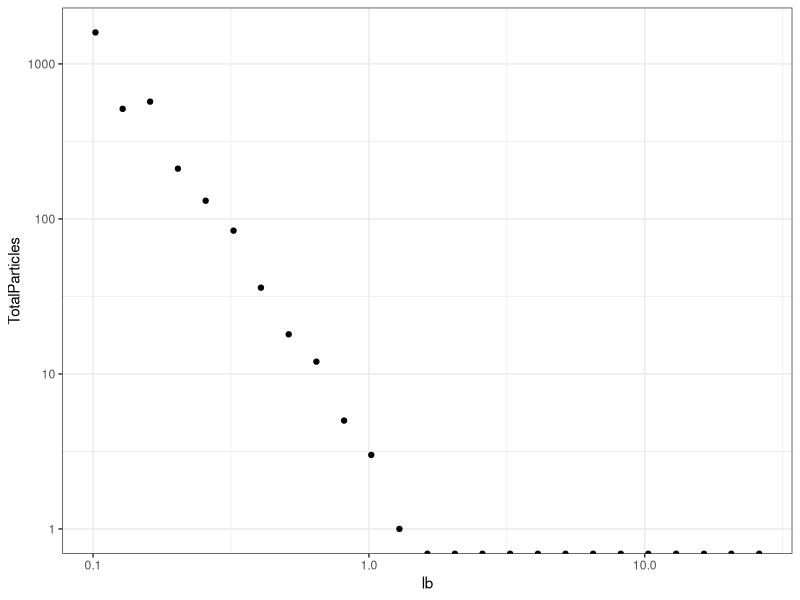
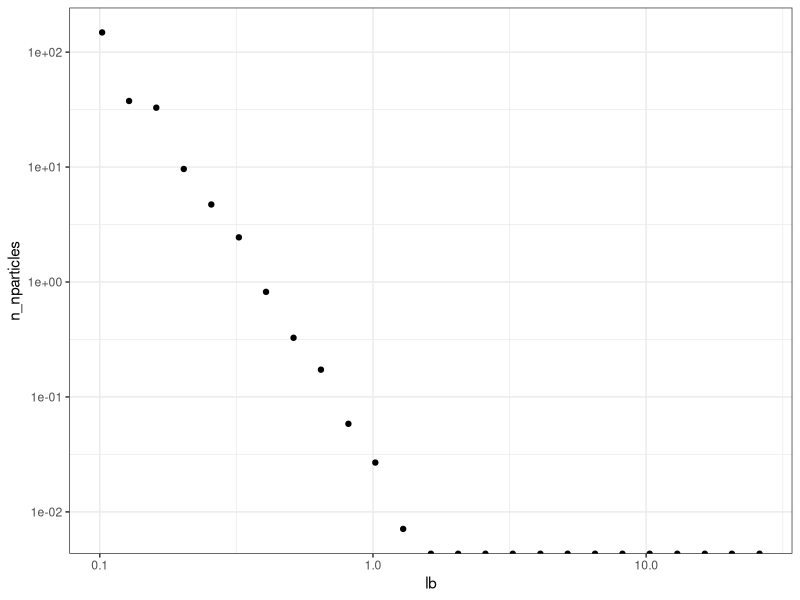
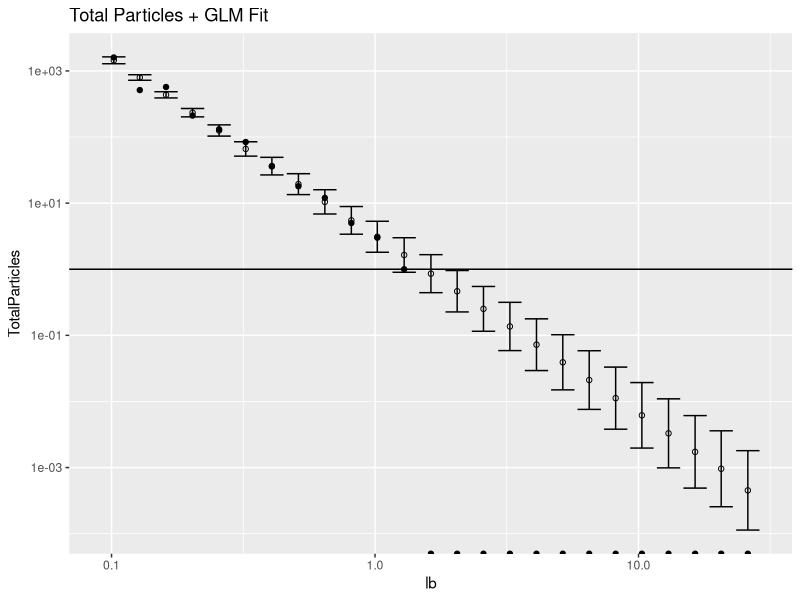
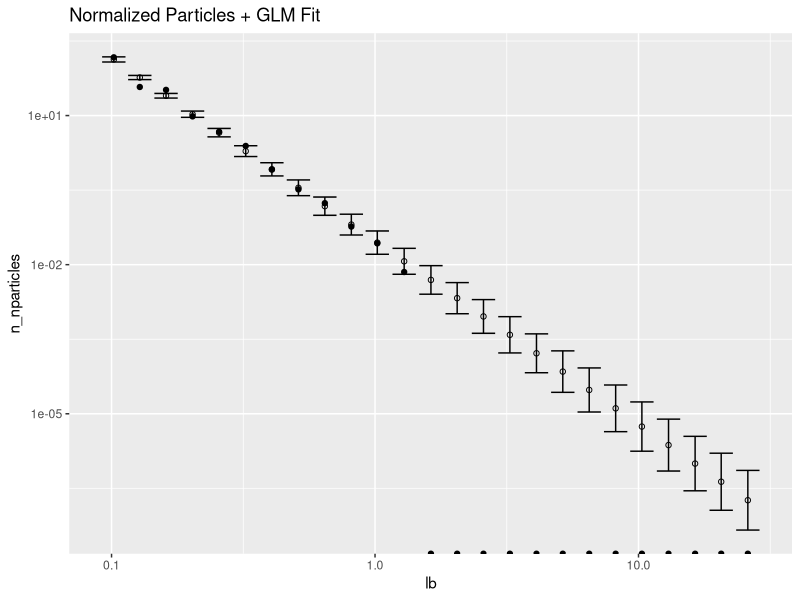
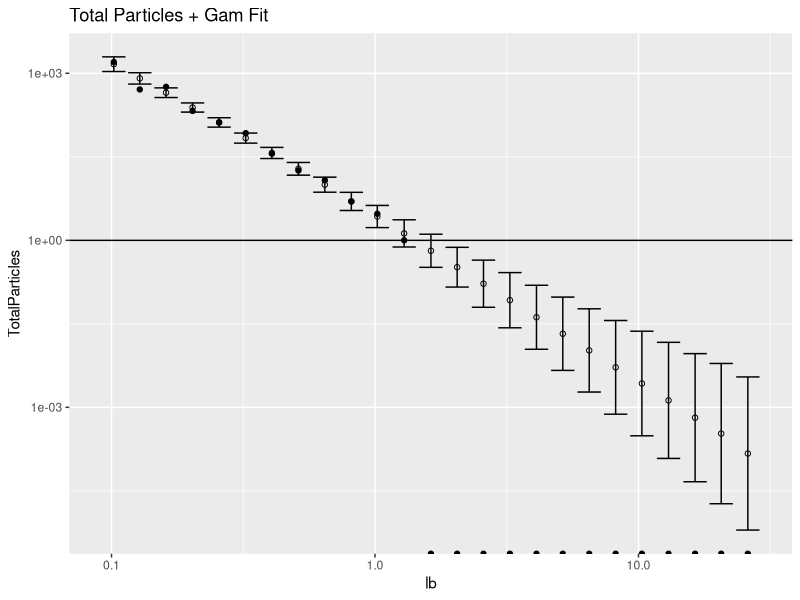
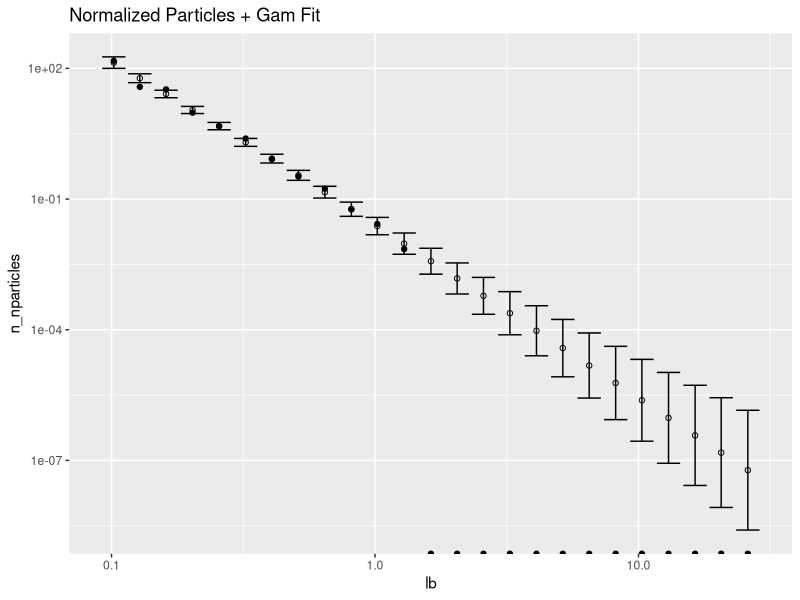

Reproduce these figures in R, in order.
## ---- chunk 1
library(mgcv)
library(tidyverse)
## ---- chunk 2
particles0 <- structure(list(lb = c(0.102, 0.128, 0.161, 0.203, 0.256, 0.323, 
0.406, 0.512, 0.645, 0.813, 1.02, 1.29, 1.63, 2.05, 2.58, 3.25, 
4.1, 5.16, 6.5, 8.19, 10.3, 13, 16.4, 20.6, 26), binsize = c(0.026, 
0.033, 0.042, 0.053, 0.067, 0.083, 0.106, 0.133, 0.168, 0.207, 
0.27, 0.34, 0.42, 0.53, 0.67, 0.85, 1.06, 1.34, 1.69, 2.11, 2.7, 
3.4, 4.2, 5.4, 6), vol = c(413.6, 413.6, 413.6, 413.6, 413.6, 
413.6, 413.6, 413.6, 413.6, 413.6, 413.6, 413.6, 413.6, 413.6, 
413.6, 413.6, 413.6, 413.6, 413.6, 413.6, 413.6, 413.6, 413.6, 
413.6, 413.6), TotalParticles = c(1596, 513, 571, 211, 131, 84, 
36, 18, 12, 5, 3, 1, 0, 0, 0, 0, 0, 0, 0, 0, 0, 0, 0, 0, 0)), class = c("tbl_df", 
"tbl", "data.frame"), row.names = c(NA, -25L))
## ---- chunk 3
ggplot(particles0, aes(x = lb, y = TotalParticles)) + geom_point() + scale_y_log10() + scale_x_log10() + theme_bw()
## ---- chunk 4
particles <- particles0 %>% mutate(nparticles = TotalParticles/vol, n_nparticles = nparticles/binsize)
ggplot(particles, aes(x = lb, y = n_nparticles)) + geom_point() + scale_y_log10() + scale_x_log10() + theme_bw()
## ---- chunk 5
# family was poisson
my_glm <- function(df){
  glm(TotalParticles ~ log(lb), offset = log(vol * binsize), family = quasipoisson, data = df)
}

modGlm <- my_glm(particles)
predGlm <- predict(modGlm, type = "link", se.fit = TRUE) %>% as_tibble
## ---- chunk 6
## Bind the model estemates to the actual data and estemate confedence intervals
particles_01 <- bind_cols(particles, predGlm) %>%
  rename(glmFit = fit, glmSE = se.fit) %>%
  ## estemate lower and upper confedence intervals, in link space
  mutate(glmLower = glmFit - 2 * glmSE, glmUpper = glmFit + 2 * glmSE) %>% 
  ## Translate into response space
  mutate(glmTP = exp(glmFit), glmTPLower = exp(glmLower), glmTPUpper = exp(glmUpper))
## ---- chunk 7
particles_01 %>% ggplot(aes(x = lb)) +
  ## Actual Data (Solid Circles)
  geom_point(aes(y = TotalParticles)) +
  ## Modelled Linear Fit
  geom_point(aes(y = glmTP), shape = 1) +
  geom_errorbar(aes(ymin = glmTPLower, ymax = glmTPUpper)) +
  scale_x_log10() + scale_y_log10() + labs(title = "Total Particles + GLM Fit") +
  geom_hline(yintercept = 1)
## ---- chunk 8
particles_01 %>% ggplot(aes(x = lb)) +
  ## Actual Data (Solid Circles)
  geom_point(aes(y = n_nparticles)) +
  ## Modelled Linear Fit
  geom_point(aes(y = glmTP/vol/binsize), shape = 1) +
  geom_errorbar(aes(ymin = glmTPLower/vol/binsize, ymax = glmTPUpper/vol/binsize)) +
  scale_x_log10() + scale_y_log10() + labs(title = "Normalized Particles + GLM Fit")
## ---- chunk 9
# was poisson
my_gam <- function(df){
  gam(TotalParticles ~ s(log(lb)), offset = log(vol * binsize), family = nb(), data = df)
}

modGam <- my_gam(particles)
predGam <- predict(modGam, type = "link", se.fit = TRUE) %>% as_tibble
## ---- chunk 10
particles_02 <- bind_cols(particles, predGam) %>%
  rename(gamFit = fit, gamSE = se.fit) %>%
  ## estemate lower and upper confedence intervals, in link space
  mutate(gamLower = gamFit - 2 * gamSE, gamUpper = gamFit + 2 * gamSE) %>% 
  ## Translate into response space
  mutate(gamTP = exp(gamFit), gamTPLower = exp(gamLower), gamTPUpper = exp(gamUpper))
## ---- chunk 11
particles_02 %>% ggplot(aes(x = lb)) +
  ## Actual Data (Solid Circles)
  geom_point(aes(y = TotalParticles)) +
  ## Modelled Linear Fit
  geom_point(aes(y = gamTP * vol * binsize), shape = 1) +
  geom_errorbar(aes(ymin = gamTPLower * vol * binsize, ymax = gamTPUpper * vol * binsize)) +
  scale_x_log10() + scale_y_log10() + labs(title = "Total Particles + Gam Fit") + 
  geom_hline(yintercept = 1)
## ---- chunk 12
particles_02 %>% ggplot(aes(x = lb)) +
  ## Actual Data (Solid Circles)
  geom_point(aes(y = n_nparticles)) +
  ## Modelled Linear Fit
  geom_point(aes(y = gamTP), shape = 1) +
  geom_errorbar(aes(ymin = gamTPLower, ymax = gamTPUpper)) +
  scale_x_log10() + scale_y_log10() + labs(title = "Normalized Particles + Gam Fit") 
